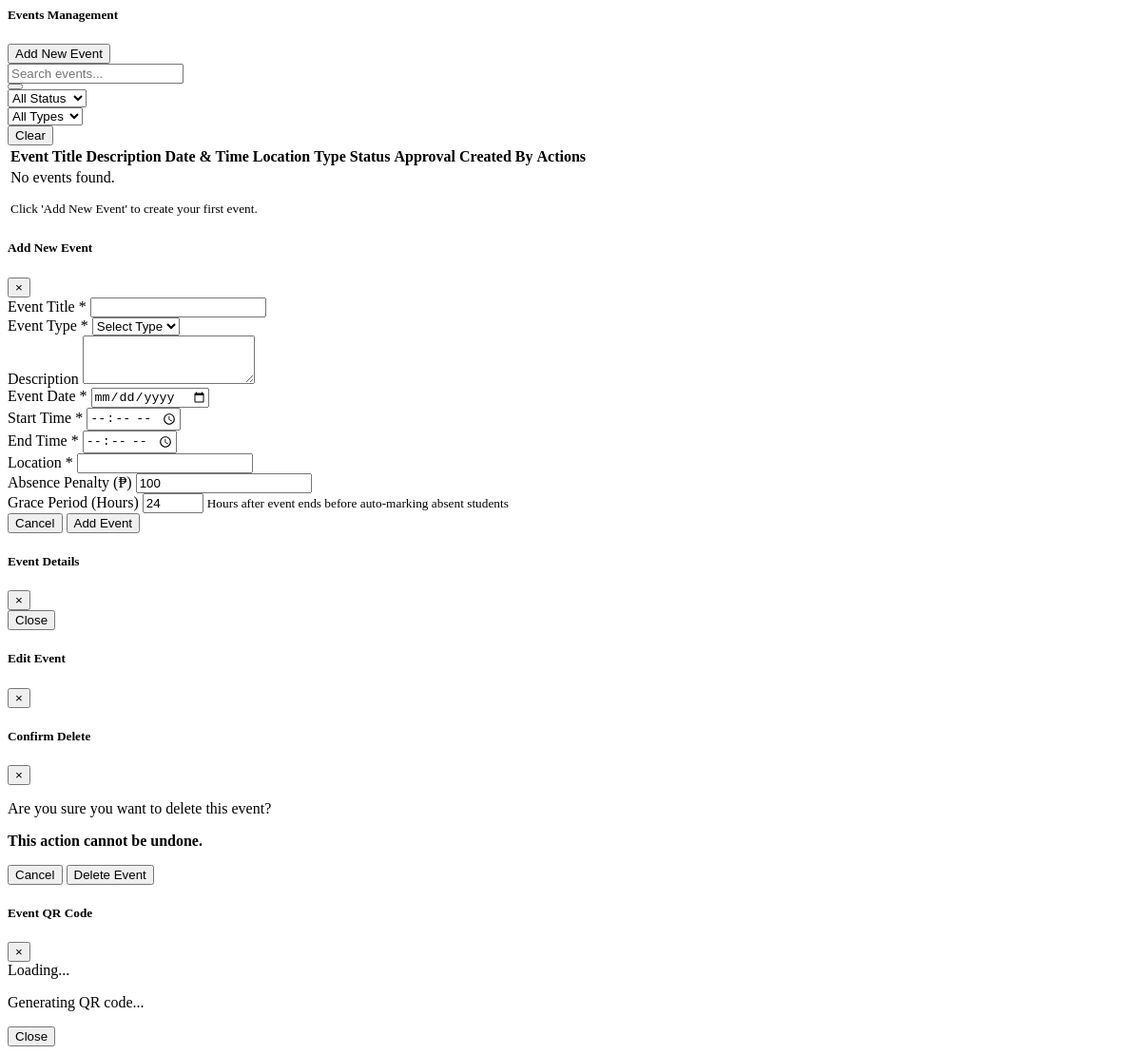
Page /includes/admin/events.php on the earlier database version.
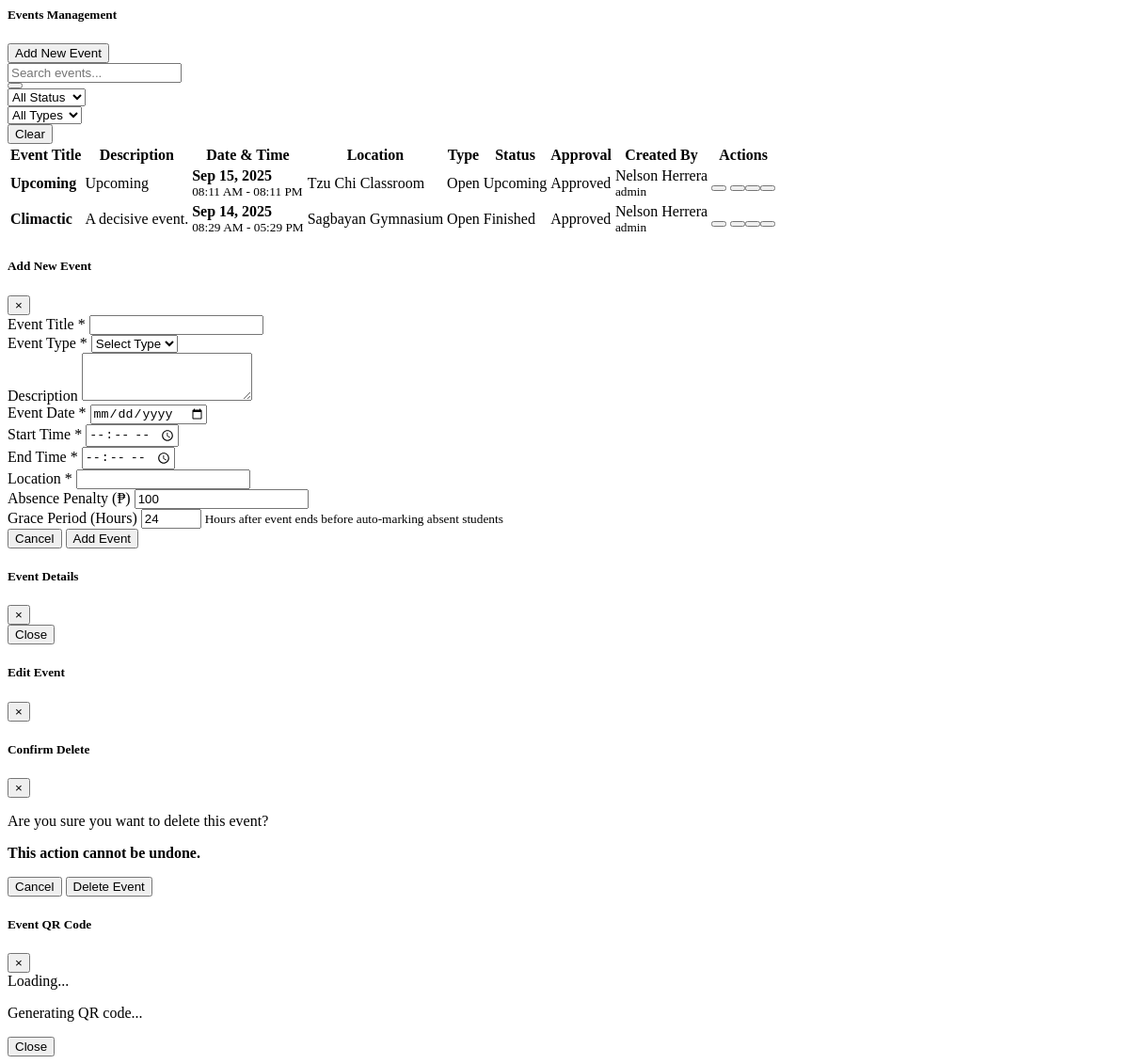
Same page on the later database version.
### tables this page shows
CREATE TABLE `events` (
  `event_id` int(11) NOT NULL,
  `title` varchar(255) NOT NULL,
  `event_description` text DEFAULT NULL,
  `event_date` date NOT NULL,
  `start_time` time NOT NULL,
  `end_time` time NOT NULL,
  `location` varchar(255) NOT NULL,
  `event_type` enum('Open','Exclusive') DEFAULT 'Open',
  `event_status` enum('Upcoming','Ongoing','Finished') NOT NULL DEFAULT 'Upcoming',
  `created_at` timestamp NOT NULL DEFAULT current_timestamp(),
  `created_by` int(11) NOT NULL,
  `creator_role` varchar(20) NOT NULL,
  `updated_by` int(11) DEFAULT NULL,
  `updated_at` timestamp NOT NULL DEFAULT current_timestamp() ON UPDATE current_timestamp(),
  `abs_penalty` int(11) NOT NULL DEFAULT 0,
  `approval_status` enum('Pending','Approved','Rejected') NOT NULL DEFAULT 'Pending'
);

CREATE TABLE `users` (
  `user_id` int(11) NOT NULL,
  `email` varchar(255) NOT NULL,
  `password` varchar(255) NOT NULL,
  `role` enum('admin','student','teacher','sslg') DEFAULT NULL,
  `profile_photo` varchar(255) DEFAULT NULL,
  `created_at` timestamp NULL DEFAULT current_timestamp(),
  `updated_at` timestamp NULL DEFAULT current_timestamp() ON UPDATE current_timestamp(),
  `status` enum('Pending','Approved','Rejected') NOT NULL DEFAULT 'Pending',
  `code` int(11) NOT NULL,
  `verification_status` enum('notverified','verified') NOT NULL,
  `firstname` varchar(50) NOT NULL,
  `lastname` varchar(50) NOT NULL,
  `gender` enum('Male','Female') NOT NULL,
  `updated_by` int(11) DEFAULT NULL,
  `account_status` enum('active','deactivated') DEFAULT 'active'
);

### utils/date_utils.php (called while the page is built, shortened)
<?php
function formatDisplayTime($time) {
    return date('h:i A', strtotime($time));
}
function formatEventDate($date) {
    return date('M d, Y', strtotime($date));
}
?>

### includes/admin/eventsTBL.php (the view, shortened to what the changed rows need)
<?php
require_once __DIR__ . "/../../utils/index.php";
$con = getDatabaseConnection();
$records_per_page = 10;
$page = isset($_GET['page']) ? max(1, (int)$_GET['page']) : 1;
$offset = ($page - 1) * $records_per_page;
$total_query = "SELECT COUNT(*) as total FROM events";
$total_result = mysqli_query($con, $total_query);
$total_row = mysqli_fetch_assoc($total_result);
$total_records = $total_row['total'];
if ($total_records > 0) {
    $query = "SELECT e.*,
              CONCAT(u.firstname, ' ', u.lastname) as creator_name,
              u.role as creator_role
              FROM events e
              LEFT JOIN users u ON e.created_by = u.user_id
              ORDER BY e.created_at DESC
              LIMIT ?, ?";
    $stmt = $con->prepare($query);
    $stmt->bind_param("ii", $offset, $records_per_page);
    $stmt->execute();
    $result = $stmt->get_result();
} else {
    $result = null;
}
?>
<div class="card mt-4 shadow-sm">
    <div class="card-body">
        <div class="table-responsive">
            <table class="table table-hover" id="eventsTable">
                <thead class="thead-light">
                    <tr>
                        <th>Event Title</th>
                        <th>Description</th>
                        <th>Date & Time</th>
                        <th>Location</th>
                        <th>Type</th>
                        <th>Status</th>
                        <th>Approval</th>
                        <th>Created By</th>
                        <th>Actions</th>
                    </tr>
                </thead>
                <tbody>
                    <?php
                    if ($total_records > 0 && $result && mysqli_num_rows($result) > 0) {
                        while ($row = mysqli_fetch_assoc($result)) {
                            $event_id = $row['event_id'];
                            $title = htmlspecialchars($row['title']);
                            $description = htmlspecialchars($row['event_description']);
                            $event_date = formatEventDate($row['event_date']);
                            $start_time = formatDisplayTime($row['start_time']);
                            $end_time = formatDisplayTime($row['end_time']);
                            $location = htmlspecialchars($row['location']);
                            $event_type = htmlspecialchars($row['event_type']);
                            $status = htmlspecialchars($row['event_status']);
                            $creator_name = htmlspecialchars($row['creator_name'] ?? 'Unknown');
                            $creator_role = htmlspecialchars($row['creator_role'] ?? 'Unknown');
                            $status_badge = '';
                            switch($status) {
                                case 'Upcoming':
                                    $status_badge = 'badge-warning';
                                    break;
                                case 'Finished':
                                    $status_badge = 'badge-success';
                                    break;
                            }
                            $type_badge = ($event_type == 'Exclusive') ? 'badge-danger' : 'badge-primary';
                            $approval_status = $row['approval_status'] ?? 'Pending';
                            $approval_badge = '';
                            switch($approval_status) {
                                case 'Approved':
                                    $approval_badge = 'badge-success';
                                    break;
                            }
                            echo "<tr data-event-id='$event_id'>
                                <td><strong>$title</strong></td>
                                <td>" . (strlen($description) > 50 ? substr($description, 0, 50) . '...' : $description) . "</td>
                                <td>
                                    <div><strong>$event_date</strong></div>
                                    <small class='text-muted'>$start_time - $end_time</small>
                                </td>
                                <td>$location</td>
                                <td><span class='badge $type_badge'>$event_type</span></td>
                                <td><span class='badge $status_badge'>$status</span></td>
                                <td><span class='badge $approval_badge'>$approval_status</span></td>
                                <td>
                                    <div>$creator_name</div>
                                    <small class='text-muted'>$creator_role</small>
                                </td>
                                <td>
                                    <div class='btn-group' role='group'>
                                        <button type='button' class='btn btn-info btn-sm view-event-btn'
                                                data-toggle='modal' data-target='#viewEventModal'
                                                data-event-id='$event_id' title='View Details'>
                                            <i class='bx bx-show'></i>
                                        </button>
                                        <button type='button' class='btn btn-warning btn-sm edit-event-btn'
                                                data-toggle='modal' data-target='#editEventModal'
                                                data-event-id='$event_id' title='Edit Event'>
                                            <i class='bx bx-edit'></i>
                                        </button>";
                                        if ($approval_status === 'Approved' && $status !== 'Finished') {
                                            echo "<button type='button' class='btn btn-success btn-sm generate-qr-btn'
                                                    data-toggle='modal' data-target='#eventQRCodeModal'
                                                    data-event-id='$event_id' title='Generate QR Code'>
                                                    <i class='bx bx-qr-scan'></i>
                                                </button>";
                                        }
                                        if ($status === 'Finished') {
                                            $autoProcessed = $row['auto_absent_processed'] ?? 0;
                                            $buttonClass = $autoProcessed ? 'btn-secondary' : 'btn-primary';
                                            $buttonTitle = $autoProcessed ? 'Auto-absent already processed' : 'Process Auto-Absent';
                                            $buttonIcon = $autoProcessed ? 'bx-check' : 'bx-user-x';
                                            echo "<button type='button' class='btn $buttonClass btn-sm process-auto-absent-btn'
                                                    data-event-id='$event_id'
                                                    data-processed='$autoProcessed'
                                                    title='$buttonTitle'>
                                                    <i class='bx $buttonIcon'></i>
                                                </button>";
                                        }
                                        echo "<button type='button' class='btn btn-danger btn-sm delete-event-btn'
                                                data-event-id='$event_id' title='Delete Event'>
                                                <i class='bx bx-trash'></i>
                                            </button>
                                    </div>
                                </td>
                            </tr>";
                        }
                    } else {
                        echo "<tr><td colspan='8' class='text-center text-muted'>
                            <div class='py-4'>
                                <i class='bx bx-calendar-x' style='font-size: 2rem; color: #6c757d;'></i>
                                <p class='mt-2 mb-0'>No events found.</p>
                                <small class='text-muted'>Click 'Add New Event' to create your first event.</small>
                            </div>
                        </td></tr>";
                    }
                    ?>
                </tbody>
            </table>
        </div>
    </div>
</div>

Differences in the rows shown:
added events: title "Upcoming", event_description "Upcoming", event_date "Sep 15, 2025", start_time "08:11 AM", end_time "08:11 PM", location "Tzu Chi Classroom", event_type "Open", event_status "Upcoming", approval_status "Approved", creator_name "Nelson Herrera", users.role "admin"
added events: title "Climactic", event_description "A decisive event.", event_date "Sep 14, 2025", start_time "08:29 AM", end_time "05:29 PM", location "Sagbayan Gymnasium", event_type "Open", event_status "Finished", approval_status "Approved", creator_name "Nelson Herrera", users.role "admin"
Other differences:
text no longer shown: "No events found. Click 'Add New Event' to create your first event."
